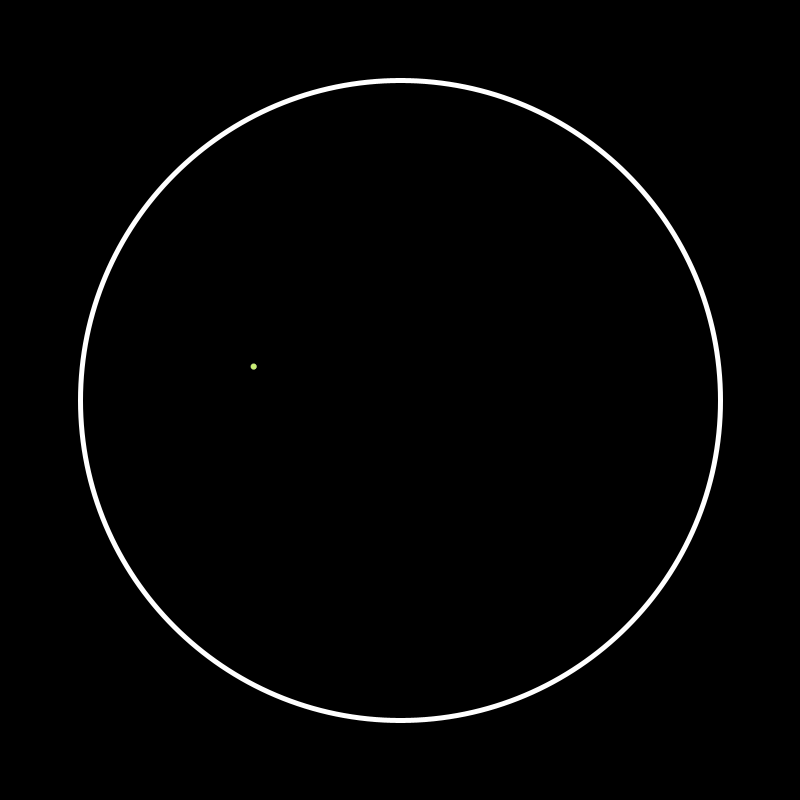
Frame 1 (no input)
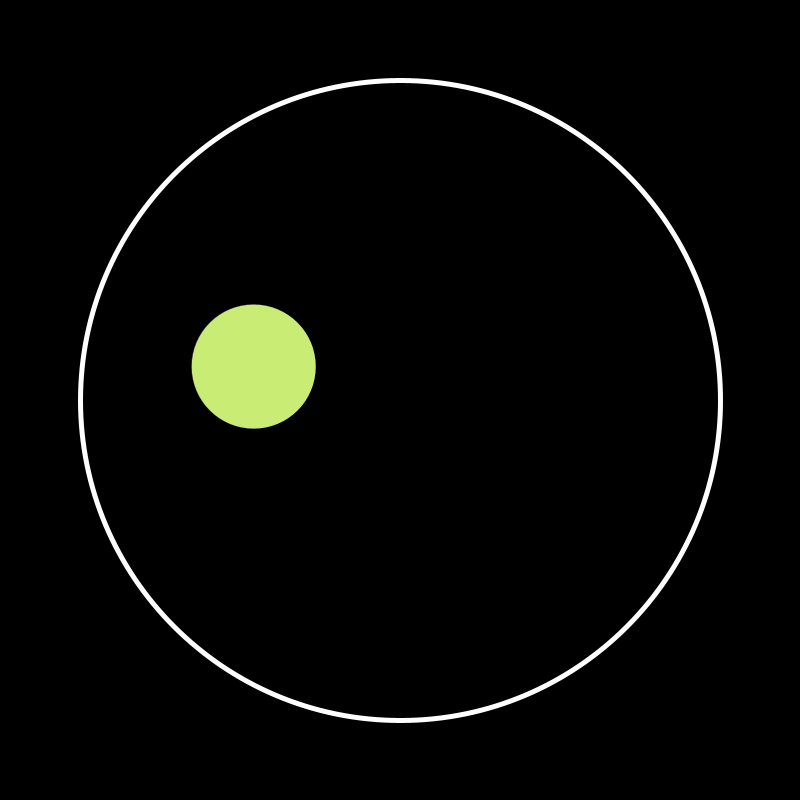
Frame 60 (the mouse pressed at the canvas centre just before this capture)
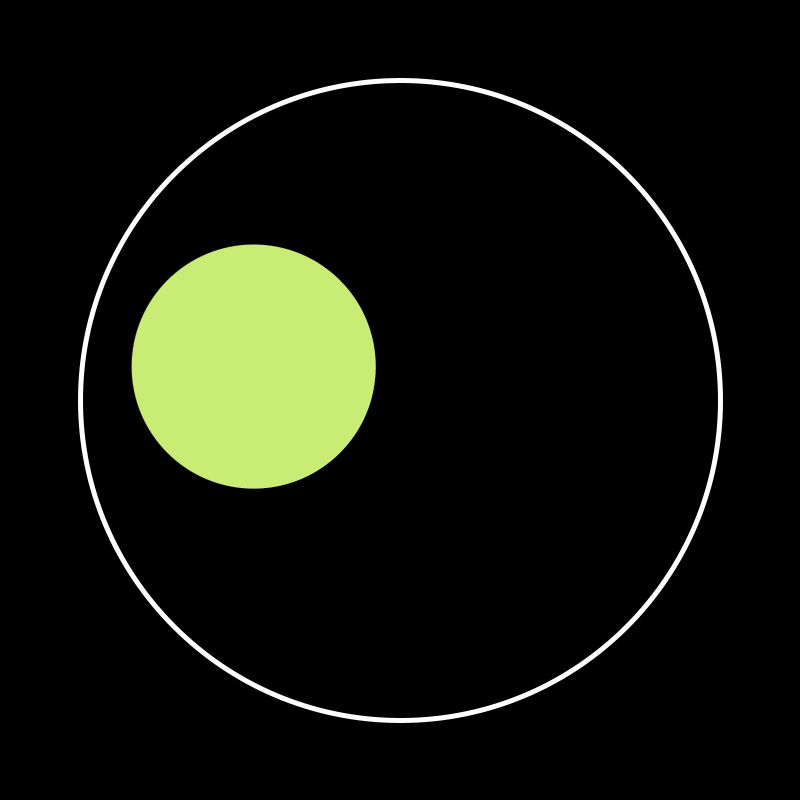
Frame 120 (the mouse held since frame 60 and released just before this capture)

The Processing sketch that drew these frames (run headless with seeded random() and noise(); from frame 60 on, the mouse is pressed at the canvas centre):

// Processing sketch: CirclePacking
// ── CirclePacking.pde
ArrayList<Circle> circles;
Circle boundaryCircle;
float minRadius = 2;
float maxRadius = 100;
int totalCircles = 700;

Circle newCircle;
int createCircleAttempts = 500;
int attempts = 0;

int paletteIndex;

void setup() {
  background(0);
  size(800, 800);
  circles = new ArrayList<Circle>();
  
  // define the larger circle
  float boundaryRadius = width / 2 * 0.8;
  boundaryCircle = new Circle(width / 2, height / 2, boundaryRadius);
  
  // style for the large circle
  fill(0);
  strokeWeight(5);
  stroke(255, 255, 255);
  
  // draw the large circle once
  circle(boundaryCircle.x, boundaryCircle.y, boundaryCircle.radius * 2);
  
  // reset stroke weight to 0 for the rest of the circles
  strokeWeight(0);
  
  // choose a random palette for circle pack
  paletteIndex = (int)random(palettes.length);
}

void draw() {
  if (circles.size() < totalCircles) {
    if (newCircle == null || attempts >= createCircleAttempts) {
      // ensure the new circle starts within the boundary
      do {
        newCircle = new Circle(random(width), random(height), minRadius);
      } while (!isWithinBoundary(newCircle, boundaryCircle));
      
      attempts = 0; // reset attempts for the new circle
    }

    if (!doesCircleHaveACollision(newCircle)) {
      growCircle(newCircle, boundaryCircle);
      if (newCircle != null) { // if it's still not null, draw it
        fill(newCircle.col); // default fill for small circles
        circle(newCircle.x, newCircle.y, newCircle.radius * 2);
      }
    } else {
      // finished growing the circle or failed to place it
      newCircle = null; // reset the current circle so we create a new one next frame
    }
  } else {
    noLoop(); // stop the drawing loop once we reach the desired number of circles
  }
  
  attempts++;
}

void growCircle(Circle circle, Circle boundary) {
  circle.radius++;
  if (!isWithinBoundary(circle, boundary) || doesCircleHaveACollision(circle)) {
    circle.radius--; // shrink back to the last valid size
    circles.add(circle); // add the circle to the list
    newCircle = null; // reset so we start a new one next frame
  }
}

boolean isWithinBoundary(Circle inner, Circle boundary) {
  float distanceFromCenter = dist(inner.x, inner.y, boundary.x, boundary.y) + inner.radius;
  return distanceFromCenter <= boundary.radius;
}

boolean doesCircleHaveACollision(Circle circle) {
  for (Circle other : circles) {
    float dx = circle.x - other.x;
    float dy = circle.y - other.y;
    float distance = sqrt(dx * dx + dy * dy);

    if (distance < circle.radius + other.radius) {
      return true; // collision detected
    }
  }
  return false; // no collision
}

class Circle {
  float x, y;
  float radius;
  color col;

  Circle(float x_, float y_, float radius_) {
    x = x_;
    y = y_;
    radius = radius_;
    // random color from palette
    col = palettes[paletteIndex][(int)(random(palettes[paletteIndex].length))];
  }
}

// ── ColorPalettes.pde
color[][] palettes = {
  //SPRING GARDEN PALETTE
  {
    color(162, 151, 209), // lilac
    color(94, 117, 43),   // dark chartreuse
    color(245, 196, 244), // light pink
    color(201, 237, 116), // light green
    color(255, 151, 122), // tannish peach
    color(255, 245, 158)  // pale yellow
  }, 
  
  //SUMMER BEACH PALETTE
  {
    color(17, 93, 129),  
    color(44, 149, 181), 
    color(80, 176, 200),
    color(240, 235, 216),
    color(247, 222, 192),
    color(231, 199, 180)
  }
};
